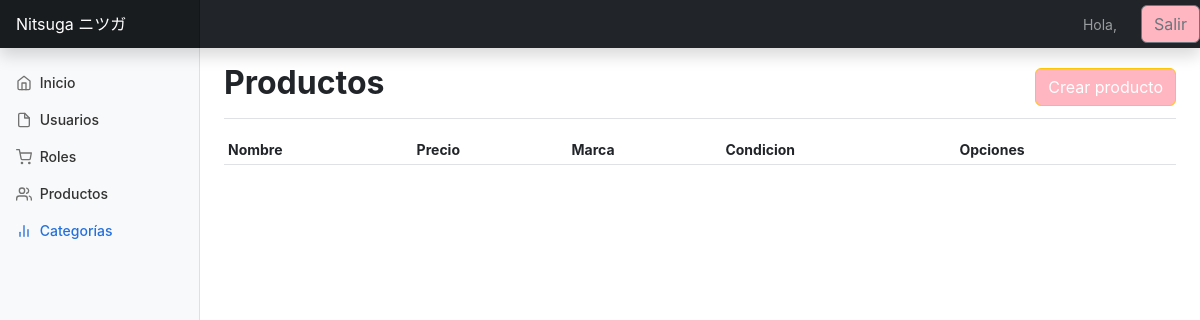
/listar_producto/, run on an earlier commit of the app's database.
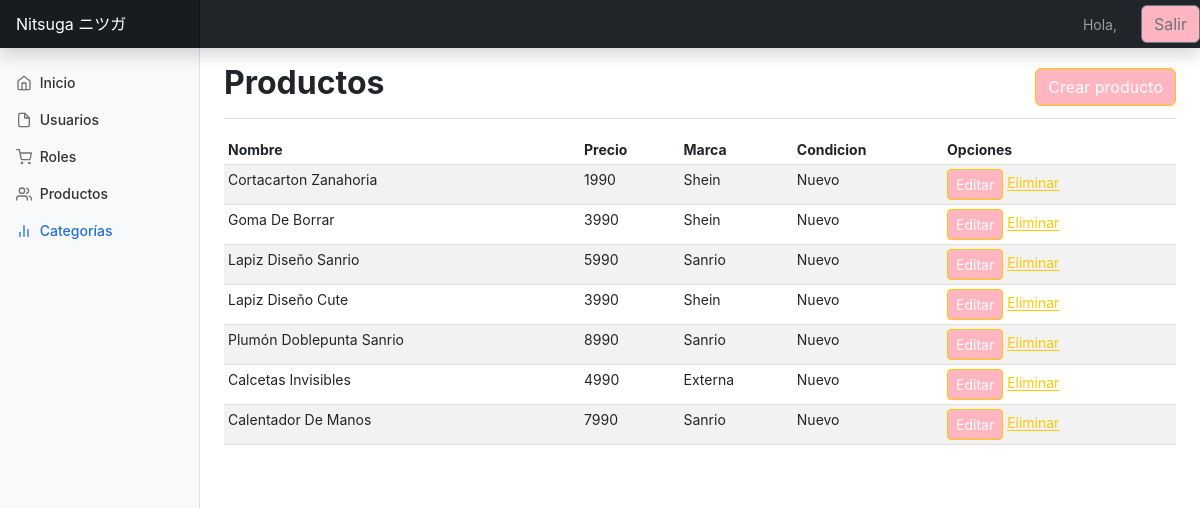
And on a later commit of the database.
### app/models.py (models this page shows, shortened)
class Producto(models.Model):
    nombre = models.CharField(max_length=50)
    precio = models.IntegerField()
    descripcion = models.TextField()
    marca = models.ForeignKey(Marca, default="None", on_delete=models.PROTECT)
    colores = models.ForeignKey(Colores, default="None", on_delete=models.PROTECT)
    disponible = models.BooleanField()
    condicion = models.ForeignKey(Condicion, default="None", on_delete=models.PROTECT)
    categoria = models.ForeignKey(Categoria, default="None", on_delete=models.PROTECT)

class Marca(models.Model):
    nombre = models.CharField(max_length=50)
    disponible = models.BooleanField()
    def __str__(self):
        return self.nombre

class Condicion(models.Model):
    nombre = models.CharField(max_length=40)
    disponible = models.BooleanField()
    def __str__(self):
        return self.nombre

### app/views.py (the view)
# urls.py: path('listar_producto/', listar_producto, name="listar_producto"),
def listar_producto(request):
    productos = Producto.objects.all()
    data = {
        'productos' : productos
    }
    return render(request, 'app/producto/listar.html', data)

### app/templates/app/producto/listar.html
{% extends 'app/gestion/base.html' %}
{% block contenido %}
<div class="container-fluid">
    <div class="row">
      <main class="col-md-9 ms-sm-auto col-lg-10 px-md-4">
        <div
          class="d-flex justify-content-between flex-wrap flex-md-nowrap align-items-center pt-3 pb-2 mb-3 border-bottom">
          <h1 class="h2">Productos</h1>
          <a href="{% url 'app:crear_producto' %}" class="btn btn-primary">Crear producto</a>
        </div>
        <div class="table-responsive">
          <table class="table table-striped table-sm">
            <thead>
              <tr>
                <th scope="col">Nombre</th>
                <th scope="col">Precio</th>
                <th scope="col">Marca</th>
                <th scope="col">Condicion</th>
                <th scope="col">Opciones</th>
              </tr>
            </thead>
            <tbody>
                {% for p in productos %}
                <tr>
                    <td>{{ p.nombre | title }}</td>
                    <td>{{ p.precio }}</td>
                    <td>{{ p.marca | title }}</td>
                    <td>{{ p.condicion | title }}</td>
                    <td>
                        <a href="{% url 'app:editar_producto' p.id %}" class="btn-primary btn btn-sm">Editar</a>
                        <a href="{% url 'app:eliminar_producto' p.id %}" class="btn-sm">Eliminar</a>
                    </td>
                </tr>
                {% endfor %}
            </tbody>
          </table>
        </div>
      </main>
    </div>
  </div>
{% endblock %}

What changed in the data, as far as the page shows it:
added Producto: nombre "Cortacarton Zanahoria", precio "1990", marca "Shein", condicion "Nuevo"
added Producto: nombre "Goma De Borrar", precio "3990", marca "Shein", condicion "Nuevo"
added Producto: nombre "Lapiz Diseño Sanrio", precio "5990", marca "Sanrio", condicion "Nuevo"
added Producto: nombre "Lapiz Diseño Cute", precio "3990", marca "Shein", condicion "Nuevo"
added Producto: nombre "Plumón Doblepunta Sanrio", precio "8990", marca "Sanrio", condicion "Nuevo"
added Producto: nombre "Calcetas Invisibles", precio "4990", marca "Externa", condicion "Nuevo"
added Producto: nombre "Calentador De Manos", precio "7990", marca "Sanrio", condicion "Nuevo"
